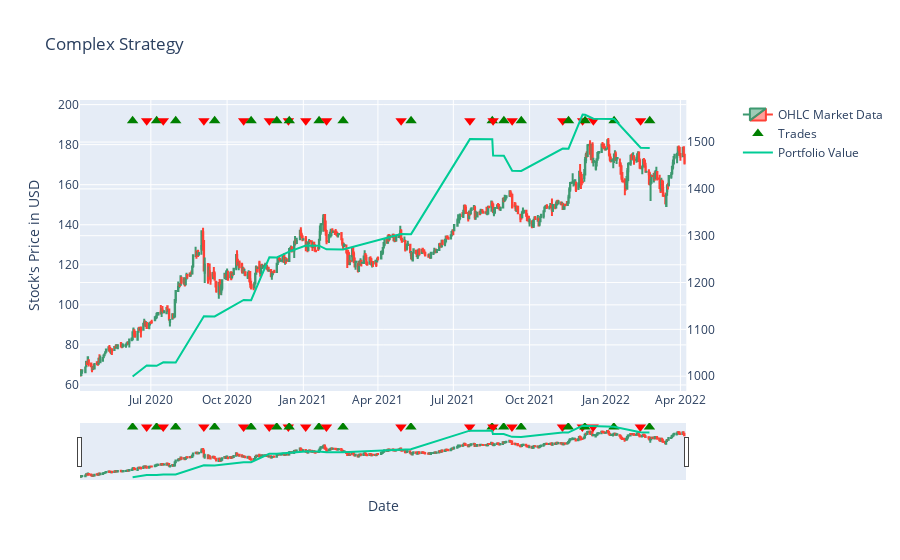

The code cell stored with this chart in its notebook:
### Code cell
complex_strategy = Strategy(name="Complex Strategy", cash=1000, commission=0.05, min_positions=1)
complex_strategy.load_data(tdata, date_column='DATE')
complex_strategy.add_single_rule('SMA_10[N-1]>SMA_30[N-1]', action=MarketAction.SELL, action_quantity='ALL', operator=Operator.OR)
complex_strategy.add_single_rule('SMA_10[N-1]<SMA_30[N-1]', action=MarketAction.BUY, action_quantity='ALL', operator=Operator.OR)
complex_strategy.add_single_rule('PPO[N-1]>PPO_Signal[N-1]', action=MarketAction.BUY, action_quantity='ALL')
complex_strategy.add_single_rule('PPO[N-1]<PPO_Signal[N-1]', action=MarketAction.SELL, action_quantity='ALL')

complex_strategy.simulate()
complex_strategy.summary()
fig = complex_strategy.plot_history(title="Complex Strategy", yaxis_title="Stock's Price in USD", xaxis_title="Date")
fig.show()

### Figure 1 — Plotly figure (JSON) as saved in the notebook; plotly's stock layout.template omitted (floating-point values rounded to 4 significant figures; data arrays with more than 128 entries replaced by an {"elided": "..."} marker saying what was removed)
{"data": [{"close": {"elided": "541 float values"}, "high": {"elided": "541 float values"}, "low": {"elided": "541 float values"}, "name": "OHLC Market Data", "open": {"elided": "541 float values"}, "type": "candlestick", "x": {"elided": "541 str values"}}, {"hovertext": ["BUY 11.5741 at 86.35 Amount: 999.9997 Cash: 0.0003", "SELL 11.5741 at 88.41 Amount: 1022.6848 Cash: 1022.6852", "BUY 10.6975 at 95.55 Amount: 1022.6849 Cash: 0.0003", "SELL 10.6975 at 96.2875 Amount: 1029.5046 Cash: 1029.5049", "BUY 9.6296 at 106.86 Amount: 1029.5046 Cash: 0.0002", "SELL 9.6296 at 117.19 Amount: 1128.0158 Cash: 1128.0161", "BUY 9.9957 at 112.8 Amount: 1128.0158 Cash: 0.0002", "SELL 9.9957 at 116.39 Amount: 1162.9009 Cash: 1162.9011", "BUY 10.7121 at 108.51 Amount: 1162.9008 Cash: 0.0002", "SELL 10.7121 at 117.11 Amount: 1253.9533 Cash: 1253.9536", "BUY 10.3976 at 120.55 Amount: 1253.9534 Cash: 0.0002", "SELL 10.3976 at 121.85 Amount: 1266.4305 Cash: 1266.4307", "BUY 9.9017 at 127.85 Amount: 1266.4305 Cash: 0.0002", "SELL 9.9017 at 129.24 Amount: 1279.2037 Cash: 1279.2039", "BUY 9.6471 at 132.55 Amount: 1279.2038 Cash: 0.0002", "SELL 9.6471 at 131.8 Amount: 1271.0037 Cash: 1271.0039", "BUY 9.8306 at 129.24 Amount: 1271.0037 Cash: 0.0002", "SELL 9.8306 at 132.68 Amount: 1303.8381 Cash: 1303.8383", "BUY 10.3668 at 125.72 Amount: 1303.8381 Cash: 0.0002", "SELL 10.3668 at 145.35 Amount: 1506.3025 Cash: 1506.3027", "BUY 10.0541 at 149.77 Amount: 1506.3026 Cash: 0.0002", "SELL 10.0541 at 146.36 Amount: 1471.0127 Cash: 1471.0129", "BUY 9.6803 at 151.91 Amount: 1471.0127 Cash: 0.0002", "SELL 9.6803 at 148.67 Amount: 1438.6807 Cash: 1438.6808", "BUY 10.0509 at 143.09 Amount: 1438.6807 Cash: 0.0002", "SELL 10.0509 at 147.92 Amount: 1486.2212 Cash: 1486.2214", "BUY 9.6696 at 153.65 Amount: 1486.2213 Cash: 0.0002", "SELL 9.6696 at 161.25 Amount: 1558.7434 Cash: 1558.7436", "BUY 9.0414 at 172.35 Amount: 1558.7435 Cash: 0.0001", "SELL 9.0414 at 171.46 Amount: 1549.7924 Cash: 1549.7926", "BUY 8.8484 at 175.1 Amount: 1549.7924 Cash: 0.0001", "SELL 8.8484 at 168.2 Amount: 1487.8538 Cash: 1487.854", "BUY 9.2776 at 160.32 Amount: 1487.8538 Cash: 0.0001"], "marker": {"color": ["green", "red", "green", "red", "green", "red", "green", "red", "green", "red", "green", "red", "green", "red", "green", "red", "green", "red", "green", "red", "green", "red", "green", "red", "green", "red", "green", "red", "green", "red", "green", "red", "green"], "size": 10, "symbol": ["triangle-up", "triangle-down", "triangle-up", "triangle-down", "triangle-up", "triangle-down", "triangle-up", "triangle-down", "triangle-up", "triangle-down", "triangle-up", "triangle-down", "triangle-up", "triangle-down", "triangle-up", "triangle-down", "triangle-up", "triangle-down", "triangle-up", "triangle-down", "triangle-up", "triangle-down", "triangle-up", "triangle-down", "triangle-up", "triangle-down", "triangle-up", "triangle-down", "triangle-up", "triangle-down", "triangle-up", "triangle-down", "triangle-up"]}, "mode": "markers", "name": "Trades", "type": "scatter", "x": ["2020-06-09T00:00:00", "2020-06-26T00:00:00", "2020-07-08T00:00:00", "2020-07-16T00:00:00", "2020-07-31T00:00:00", "2020-09-03T00:00:00", "2020-09-16T00:00:00", "2020-10-21T00:00:00", "2020-10-30T00:00:00", "2020-11-21T00:00:00", "2020-11-30T00:00:00", "2020-12-14T00:00:00", "2020-12-15T00:00:00", "2021-01-04T00:00:00", "2021-01-20T00:00:00", "2021-01-29T00:00:00", "2021-02-18T00:00:00", "2021-04-29T00:00:00", "2021-05-11T00:00:00", "2021-07-21T00:00:00", "2021-08-17T00:00:00", "2021-08-18T00:00:00", "2021-08-31T00:00:00", "2021-09-10T00:00:00", "2021-09-21T00:00:00", "2021-11-10T00:00:00", "2021-11-17T00:00:00", "2021-12-04T00:00:00", "2021-12-07T00:00:00", "2021-12-17T00:00:00", "2022-01-11T00:00:00", "2022-02-12T00:00:00", "2022-02-23T00:00:00"], "xaxis": "x", "y": [191.9, 191.9, 191.9, 191.9, 191.9, 191.9, 191.9, 191.9, 191.9, 191.9, 191.9, 191.9, 191.9, 191.9, 191.9, 191.9, 191.9, 191.9, 191.9, 191.9, 191.9, 191.9, 191.9, 191.9, 191.9, 191.9, 191.9, 191.9, 191.9, 191.9, 191.9, 191.9, 191.9], "yaxis": "y"}, {"mode": "lines", "name": "Portfolio Value", "type": "scatter", "x": ["2020-06-09T00:00:00", "2020-06-26T00:00:00", "2020-07-08T00:00:00", "2020-07-16T00:00:00", "2020-07-31T00:00:00", "2020-09-03T00:00:00", "2020-09-16T00:00:00", "2020-10-21T00:00:00", "2020-10-30T00:00:00", "2020-11-21T00:00:00", "2020-11-30T00:00:00", "2020-12-14T00:00:00", "2020-12-15T00:00:00", "2021-01-04T00:00:00", "2021-01-20T00:00:00", "2021-01-29T00:00:00", "2021-02-18T00:00:00", "2021-04-29T00:00:00", "2021-05-11T00:00:00", "2021-07-21T00:00:00", "2021-08-17T00:00:00", "2021-08-18T00:00:00", "2021-08-31T00:00:00", "2021-09-10T00:00:00", "2021-09-21T00:00:00", "2021-11-10T00:00:00", "2021-11-17T00:00:00", "2021-12-04T00:00:00", "2021-12-07T00:00:00", "2021-12-17T00:00:00", "2022-01-11T00:00:00", "2022-02-12T00:00:00", "2022-02-23T00:00:00"], "xaxis": "x", "y": [999.4, 1023.0, 1022.0, 1030.0, 1029.0, 1128.0, 1128.0, 1163.0, 1162.0, 1254.0, 1253.0, 1266.0, 1266.0, 1279.0, 1279.0, 1271.0, 1271.0, 1304.0, 1303.0, 1506.0, 1506.0, 1471.0, 1471.0, 1439.0, 1438.0, 1486.0, 1486.0, 1559.0, 1558.0, 1550.0, 1549.0, 1488.0, 1487.0], "yaxis": "y2"}], "layout": {"title": {"text": "Complex Strategy"}, "xaxis": {"anchor": "y", "domain": [0, 0.94], "title": {"text": "Date"}}, "yaxis": {"anchor": "x", "domain": [0, 1], "title": {"text": "Stock's Price in USD"}}, "yaxis2": {"anchor": "x", "overlaying": "y", "side": "right"}}}
